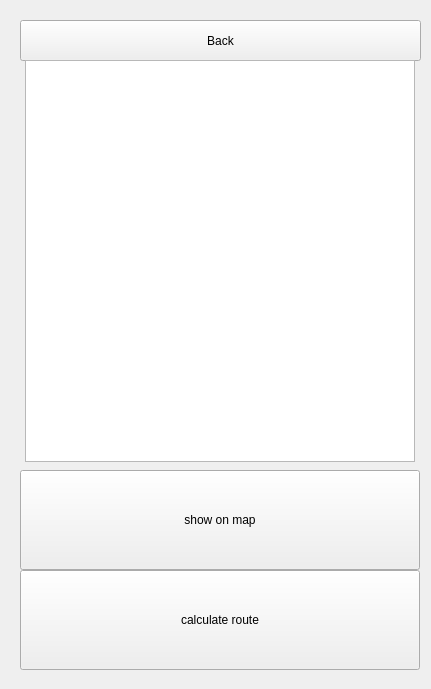
      <widget class="QWidget" name="page13">
       <widget class="QPushButton" name="button_calculateRoute13">
        <property name="geometry">
         <rect>
          <x>20</x>
          <y>570</y>
          <width>400</width>
          <height>100</height>
         </rect>
        </property>
        <property name="minimumSize">
         <size>
          <width>400</width>
          <height>100</height>
         </size>
        </property>
        <property name="maximumSize">
         <size>
          <width>400</width>
          <height>100</height>
         </size>
        </property>
        <property name="text">
         <string>calculate route</string>
        </property>
       </widget>
       <widget class="QPushButton" name="button_goBack13">
        <property name="geometry">
         <rect>
          <x>20</x>
          <y>20</y>
          <width>401</width>
          <height>41</height>
         </rect>
        </property>
        <property name="text">
         <string>Back</string>
        </property>
       </widget>
       <widget class="QTableWidget" name="table_shelter">
        <property name="geometry">
         <rect>
          <x>25</x>
          <y>60</y>
          <width>390</width>
          <height>402</height>
         </rect>
        </property>
        <property name="minimumSize">
         <size>
          <width>390</width>
          <height>402</height>
         </size>
        </property>
       </widget>
       <widget class="QgsMapCanvas" name="QgsMapCanvas13" native="true">
        <property name="geometry">
         <rect>
          <x>20</x>
          <y>10</y>
          <width>402</width>
          <height>670</height>
         </rect>
        </property>
        <property name="minimumSize">
         <size>
          <width>402</width>
          <height>670</height>
         </size>
        </property>
        <property name="maximumSize">
         <size>
          <width>402</width>
          <height>670</height>
         </size>
        </property>
       </widget>
       <widget class="QPushButton" name="button_showOnMap13">
        <property name="geometry">
         <rect>
          <x>20</x>
          <y>470</y>
          <width>400</width>
          <height>100</height>
         </rect>
        </property>
        <property name="minimumSize">
         <size>
          <width>400</width>
          <height>100</height>
         </size>
        </property>
        <property name="maximumSize">
         <size>
          <width>400</width>
          <height>100</height>
         </size>
        </property>
        <property name="text">
         <string>show on map</string>
        </property>
       </widget>
       <zorder>QgsMapCanvas13</zorder>
       <zorder>button_calculateRoute13</zorder>
       <zorder>button_goBack13</zorder>
       <zorder>table_shelter</zorder>
       <zorder>button_showOnMap13</zorder>
      </widget>
